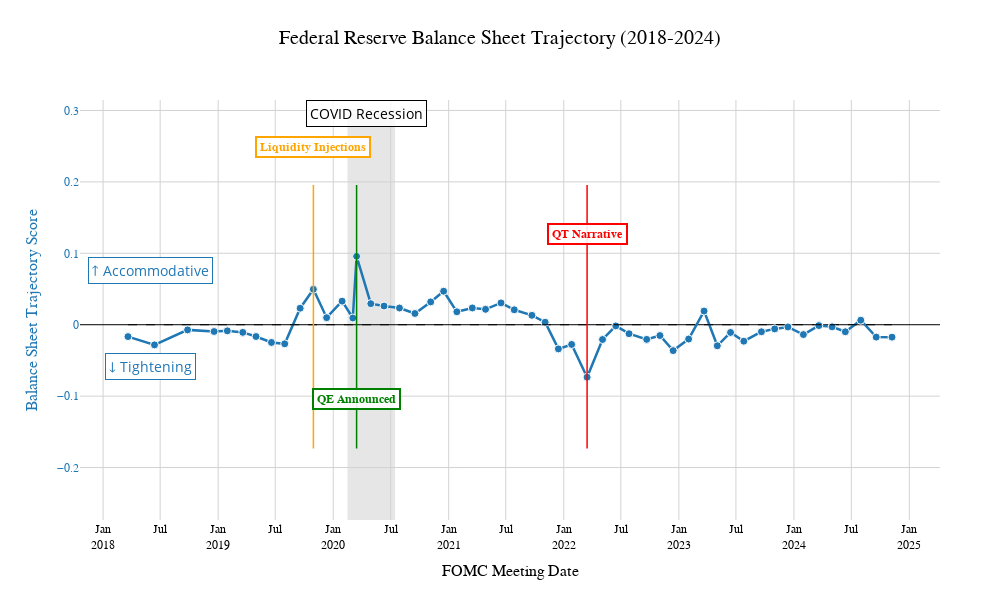

The notebook cell this image was saved under:
### Code cell
import plotly.graph_objects as go
import pandas as pd
import numpy as np
from datetime import datetime

# Convert date to datetime if it's not already
if not pd.api.types.is_datetime64_any_dtype(df['date']):
    df['date'] = pd.to_datetime(df['date'])

# Filter data starting from 2018
mask = (df['date'] >= '2018-01-01') & (df['date'] <= '2025-01-01')
filtered_df = df.loc[mask].copy()

# Make sure the data is sorted by date
filtered_df = filtered_df.sort_values('date')

# Key events with dates and descriptions for balance sheet trajectory
key_events = [
    {'date': '2019-10-30', 'description': 'Liquidity Injections', 'color': 'orange'},
    {'date': '2020-03-15', 'description': 'QE Announced', 'color': 'green'},
    {'date': '2022-03-16', 'description': 'QT Narrative', 'color': 'red'}
]

# Create the figure
fig = go.Figure()

# Add balance sheet trajectory score
fig.add_trace(
    go.Scatter(
        x=filtered_df['date'], 
        y=filtered_df['balance_sheet_trajectory_score'],
        mode='lines+markers',
        name='Balance Sheet Trajectory',
        line=dict(color='#1F77B4', width=2.5),  # Blue for balance sheet trajectory
        marker=dict(
            size=8,
            color='#1F77B4',
            line=dict(color='white', width=1)
        )
    )
)

# Add reference line at zero
fig.add_shape(
    type="line",
    x0=filtered_df['date'].min(),
    y0=0,
    x1=filtered_df['date'].max(),
    y1=0,
    line=dict(color="black", width=1, dash="dash"),
)

# Add key events as vertical lines with clearly visible annotations
for event in key_events:
    event_date = pd.Timestamp(event['date'])
    
    # Find the nearest date in our data
    nearest_idx = abs(filtered_df['date'] - event_date).argmin()
    
    # Find the balance sheet score on that date (if available)
    y_position = 0
    if nearest_idx < len(filtered_df):
        y_position = filtered_df.iloc[nearest_idx]['balance_sheet_trajectory_score']
    
    # Add vertical line
    fig.add_shape(
        type="line",
        x0=event_date,
        y0=filtered_df['balance_sheet_trajectory_score'].min() - 0.1,
        x1=event_date,
        y1=filtered_df['balance_sheet_trajectory_score'].max() + 0.1,
        line=dict(
            color=event['color'],
            width=1.5,
            dash="solid",
        ),
    )
    
    # Position adjustments for annotations to prevent overlap
    y_offsets = {
        '2019-10-30': 0.2,
        '2020-03-15': -0.2,
        '2022-03-16': 0.2
    }
    
    y_offset = y_offsets.get(event['date'], 0)
    
    # Add clear text labels
    fig.add_annotation(
        x=event_date,
        y=y_position + y_offset,
        text=event['description'],
        showarrow=False,
        font=dict(size=12, color=event['color'], family="Arial", weight="bold"),
        align="center",
        bgcolor="rgba(255, 255, 255, 0.9)",
        bordercolor=event['color'],
        borderwidth=2,
        borderpad=3,
    )

# Add recession shading for COVID period
fig.add_shape(
    type="rect",
    x0="2020-02-15", 
    x1="2020-07-15",
    y0=filtered_df['balance_sheet_trajectory_score'].min() - 0.2,
    y1=filtered_df['balance_sheet_trajectory_score'].max() + 0.2,
    fillcolor="rgba(128, 128, 128, 0.2)", 
    line=dict(width=0),
    layer="below",
)

# Add clear text label for COVID recession
fig.add_annotation(
    x=pd.Timestamp("2020-04-15"),
    y=filtered_df['balance_sheet_trajectory_score'].max() + 0.2,
    text="COVID Recession",
    showarrow=False,
    font=dict(size=14, color="black"),
    align="center",
    bgcolor="rgba(255, 255, 255, 0.8)",
    bordercolor="black",
    borderwidth=1,
    borderpad=3,
)

# Add annotations for balance sheet trajectory interpretations - moved to earlier date to avoid overlap
fig.add_annotation(
    x=pd.Timestamp("2018-06-01"),  # Earlier date to avoid overlap
    y=filtered_df['balance_sheet_trajectory_score'].max() * 0.8,
    text="↑ Accommodative",
    showarrow=False,
    font=dict(size=14, color="#1F77B4"),
    align="left",
    bgcolor="white",
    bordercolor="#1F77B4",
    borderwidth=1,
    borderpad=3,
)

fig.add_annotation(
    x=pd.Timestamp("2018-06-01"),  # Earlier date to avoid overlap
    y=filtered_df['balance_sheet_trajectory_score'].min() * 0.8,
    text="↓ Tightening",
    showarrow=False,
    font=dict(size=14, color="#1F77B4"),
    align="left",
    bgcolor="white",
    bordercolor="#1F77B4",
    borderwidth=1,
    borderpad=3,
)

# Update layout with clear, print-friendly styling
fig.update_layout(
    title={
        'text': 'Federal Reserve Balance Sheet Trajectory (2018-2024)',
        'y':0.95,
        'x':0.5,
        'xanchor': 'center',
        'yanchor': 'top',
        'font': dict(size=20, family="Arial", color="black")
    },
    showlegend=False,  # No legend needed
    plot_bgcolor='white',
    paper_bgcolor='white',
    height=600,
    width=1000,
    margin=dict(l=80, r=60, t=100, b=80)
)

# Update x-axis
fig.update_xaxes(
    title_text="FOMC Meeting Date",
    title_font=dict(size=16, family="Arial", color="black"),
    showgrid=True,
    gridcolor='lightgray',
    gridwidth=1,
    dtick="M6",  # Increased to 6-month intervals due to longer time range
    tickformat="%b\n%Y",
    tickfont=dict(size=12, family="Arial", color="black"),
    zeroline=False
)

# Update y-axis
fig.update_yaxes(
    title_text="Balance Sheet Trajectory Score",
    title_font=dict(size=16, family="Arial", color="#1F77B4"),
    showgrid=True,
    gridcolor='lightgray',
    gridwidth=1,
    zeroline=True,
    zerolinecolor='black',
    zerolinewidth=1,
    tickfont=dict(size=12, family="Arial", color="#1F77B4"),
)

# Show the figure
fig.show()

# Save as a static image for presentations
fig.write_image("fed_balance_sheet_trajectory.png", scale=2)  # Higher scale for better resolution

# Save as HTML
fig.write_html("fed_balance_sheet_trajectory.html")

### Figure 1 — Plotly figure (JSON) as saved in the notebook; plotly's stock layout.template omitted (floating-point values rounded to 4 significant figures)
{"data": [{"line": {"color": "#1F77B4", "width": 2.5}, "marker": {"color": "#1F77B4", "line": {"color": "white", "width": 1}, "size": 8}, "mode": "lines+markers", "name": "Balance Sheet Trajectory", "type": "scatter", "x": ["2018-03-21T00:00:00.000000000", "2018-06-13T00:00:00.000000000", "2018-09-26T00:00:00.000000000", "2018-12-19T00:00:00.000000000", "2019-01-30T00:00:00.000000000", "2019-03-20T00:00:00.000000000", "2019-05-01T00:00:00.000000000", "2019-06-19T00:00:00.000000000", "2019-07-31T00:00:00.000000000", "2019-09-18T00:00:00.000000000", "2019-10-30T00:00:00.000000000", "2019-12-11T00:00:00.000000000", "2020-01-29T00:00:00.000000000", "2020-03-03T00:00:00.000000000", "2020-03-15T00:00:00.000000000", "2020-04-29T00:00:00.000000000", "2020-06-10T00:00:00.000000000", "2020-07-29T00:00:00.000000000", "2020-09-16T00:00:00.000000000", "2020-11-05T00:00:00.000000000", "2020-12-16T00:00:00.000000000", "2021-01-27T00:00:00.000000000", "2021-03-17T00:00:00.000000000", "2021-04-28T00:00:00.000000000", "2021-06-16T00:00:00.000000000", "2021-07-28T00:00:00.000000000", "2021-09-22T00:00:00.000000000", "2021-11-03T00:00:00.000000000", "2021-12-15T00:00:00.000000000", "2022-01-26T00:00:00.000000000", "2022-03-16T00:00:00.000000000", "2022-05-04T00:00:00.000000000", "2022-06-15T00:00:00.000000000", "2022-07-27T00:00:00.000000000", "2022-09-21T00:00:00.000000000", "2022-11-02T00:00:00.000000000", "2022-12-14T00:00:00.000000000", "2023-02-01T00:00:00.000000000", "2023-03-22T00:00:00.000000000", "2023-05-03T00:00:00.000000000", "2023-06-14T00:00:00.000000000", "2023-07-26T00:00:00.000000000", "2023-09-20T00:00:00.000000000", "2023-11-01T00:00:00.000000000", "2023-12-13T00:00:00.000000000", "2024-01-31T00:00:00.000000000", "2024-03-20T00:00:00.000000000", "2024-05-01T00:00:00.000000000", "2024-06-12T00:00:00.000000000", "2024-07-31T00:00:00.000000000", "2024-09-18T00:00:00.000000000", "2024-11-07T00:00:00.000000000"], "y": [-0.01667, -0.02824, -0.007238, -0.009492, -0.008591, -0.01075, -0.01653, -0.02484, -0.02675, 0.02311, 0.04958, 0.009864, 0.033, 0.009395, 0.09579, 0.02949, 0.0262, 0.02341, 0.01573, 0.03193, 0.0469, 0.01807, 0.02346, 0.02157, 0.03055, 0.02088, 0.01313, 0.003442, -0.03387, -0.02763, -0.07347, -0.02069, -0.00166, -0.01256, -0.02054, -0.01516, -0.03626, -0.02009, 0.01914, -0.0295, -0.01084, -0.02306, -0.009849, -0.005855, -0.003119, -0.01379, -0.001211, -0.002983, -0.009867, 0.006286, -0.01737, -0.0174]}], "layout": {"annotations": [{"align": "center", "bgcolor": "rgba(255, 255, 255, 0.9)", "bordercolor": "orange", "borderpad": 3, "borderwidth": 2, "font": {"color": "orange", "family": "Arial", "size": 12, "weight": "bold"}, "showarrow": false, "text": "Liquidity Injections", "x": "2019-10-30T00:00:00", "y": 0.2496}, {"align": "center", "bgcolor": "rgba(255, 255, 255, 0.9)", "bordercolor": "green", "borderpad": 3, "borderwidth": 2, "font": {"color": "green", "family": "Arial", "size": 12, "weight": "bold"}, "showarrow": false, "text": "QE Announced", "x": "2020-03-15T00:00:00", "y": -0.1042}, {"align": "center", "bgcolor": "rgba(255, 255, 255, 0.9)", "bordercolor": "red", "borderpad": 3, "borderwidth": 2, "font": {"color": "red", "family": "Arial", "size": 12, "weight": "bold"}, "showarrow": false, "text": "QT Narrative", "x": "2022-03-16T00:00:00", "y": 0.1265}, {"align": "center", "bgcolor": "rgba(255, 255, 255, 0.8)", "bordercolor": "black", "borderpad": 3, "borderwidth": 1, "font": {"color": "black", "size": 14}, "showarrow": false, "text": "COVID Recession", "x": "2020-04-15T00:00:00", "y": 0.2958}, {"align": "left", "bgcolor": "white", "bordercolor": "#1F77B4", "borderpad": 3, "borderwidth": 1, "font": {"color": "#1F77B4", "size": 14}, "showarrow": false, "text": "↑ Accommodative", "x": "2018-06-01T00:00:00", "y": 0.07663}, {"align": "left", "bgcolor": "white", "bordercolor": "#1F77B4", "borderpad": 3, "borderwidth": 1, "font": {"color": "#1F77B4", "size": 14}, "showarrow": false, "text": "↓ Tightening", "x": "2018-06-01T00:00:00", "y": -0.05878}], "height": 600, "margin": {"b": 80, "l": 80, "r": 60, "t": 100}, "paper_bgcolor": "white", "plot_bgcolor": "white", "shapes": [{"line": {"color": "black", "dash": "dash", "width": 1}, "type": "line", "x0": "2018-03-21T00:00:00", "x1": "2024-11-07T00:00:00", "y0": 0, "y1": 0}, {"line": {"color": "orange", "dash": "solid", "width": 1.5}, "type": "line", "x0": "2019-10-30T00:00:00", "x1": "2019-10-30T00:00:00", "y0": -0.1735, "y1": 0.1958}, {"line": {"color": "green", "dash": "solid", "width": 1.5}, "type": "line", "x0": "2020-03-15T00:00:00", "x1": "2020-03-15T00:00:00", "y0": -0.1735, "y1": 0.1958}, {"line": {"color": "red", "dash": "solid", "width": 1.5}, "type": "line", "x0": "2022-03-16T00:00:00", "x1": "2022-03-16T00:00:00", "y0": -0.1735, "y1": 0.1958}, {"fillcolor": "rgba(128, 128, 128, 0.2)", "layer": "below", "line": {"width": 0}, "type": "rect", "x0": "2020-02-15", "x1": "2020-07-15", "y0": -0.2735, "y1": 0.2958}], "showlegend": false, "title": {"font": {"color": "black", "family": "Arial", "size": 20}, "text": "Federal Reserve Balance Sheet Trajectory (2018-2024)", "x": 0.5, "xanchor": "center", "y": 0.95, "yanchor": "top"}, "width": 1000, "xaxis": {"dtick": "M6", "gridcolor": "lightgray", "gridwidth": 1, "showgrid": true, "tickfont": {"color": "black", "family": "Arial", "size": 12}, "tickformat": "%b\n%Y", "title": {"font": {"color": "black", "family": "Arial", "size": 16}, "text": "FOMC Meeting Date"}, "zeroline": false}, "yaxis": {"gridcolor": "lightgray", "gridwidth": 1, "showgrid": true, "tickfont": {"color": "#1F77B4", "family": "Arial", "size": 12}, "title": {"font": {"color": "#1F77B4", "family": "Arial", "size": 16}, "text": "Balance Sheet Trajectory Score"}, "zeroline": true, "zerolinecolor": "black", "zerolinewidth": 1}}}
